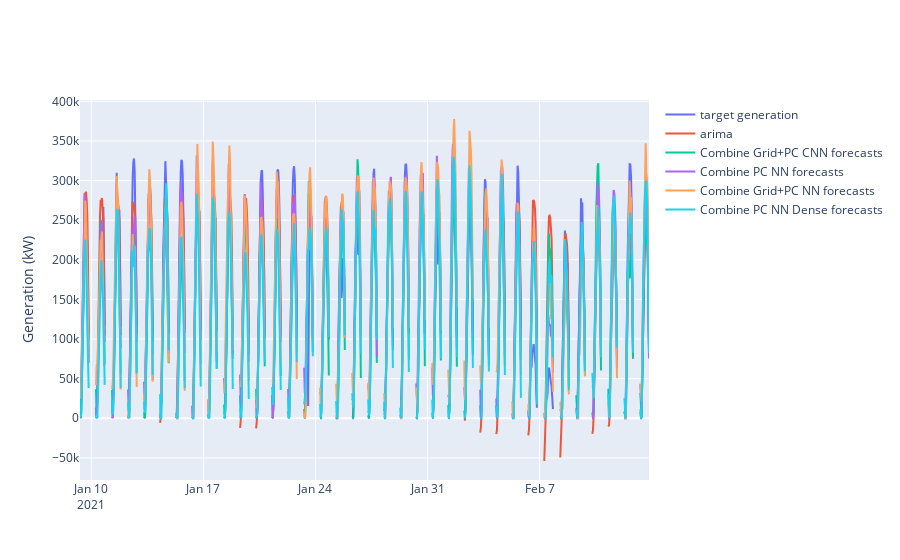

The code cell stored with this chart in its notebook:
### Code cell
fig = go.Figure()

fig.add_trace(go.Scatter(x = model1_fc.index, y = model1_fc['power'], name = 'target generation'))
fig.add_trace(go.Scatter(x = model1_fc.index, y = arima['average_fc'], name = 'arima'))
fig.add_trace(go.Scatter(x = model1_fc.index, y = model1_fc['fc'], name = 'Combine Grid+PC CNN forecasts'))
fig.add_trace(go.Scatter(x = model1_fc.index, y = model3_fc['fc'], name = 'Combine PC NN forecasts'))
fig.add_trace(go.Scatter(x = model1_fc.index, y = model4_fc['fc'], name = 'Combine Grid+PC NN forecasts'))
fig.add_trace(go.Scatter(x = model1_fc.index, y = model5_fc['fc'], name = 'Combine PC NN Dense forecasts'))



fig.update_yaxes(title = "Generation (kW)")
fig.show()
fig.write_html('forecasts.html')

### Figure 1 — Plotly figure (JSON) as saved in the notebook; plotly's stock layout.template omitted (floating-point values rounded to 4 significant figures; data arrays with more than 128 entries replaced by an {"elided": "..."} marker saying what was removed)
{"data": [{"name": "target generation", "type": "scatter", "x": {"elided": "854 str values"}, "y": {"elided": "854 float values"}}, {"name": "arima", "type": "scatter", "x": {"elided": "854 str values"}, "y": {"elided": "854 float values"}}, {"name": "Combine Grid+PC CNN forecasts", "type": "scatter", "x": {"elided": "854 str values"}, "y": {"elided": "854 float values"}}, {"name": "Combine PC NN forecasts", "type": "scatter", "x": {"elided": "854 str values"}, "y": {"elided": "854 float values"}}, {"name": "Combine Grid+PC NN forecasts", "type": "scatter", "x": {"elided": "854 str values"}, "y": {"elided": "854 float values"}}, {"name": "Combine PC NN Dense forecasts", "type": "scatter", "x": {"elided": "854 str values"}, "y": {"elided": "854 float values"}}], "layout": {"yaxis": {"title": {"text": "Generation (kW)"}}}}
